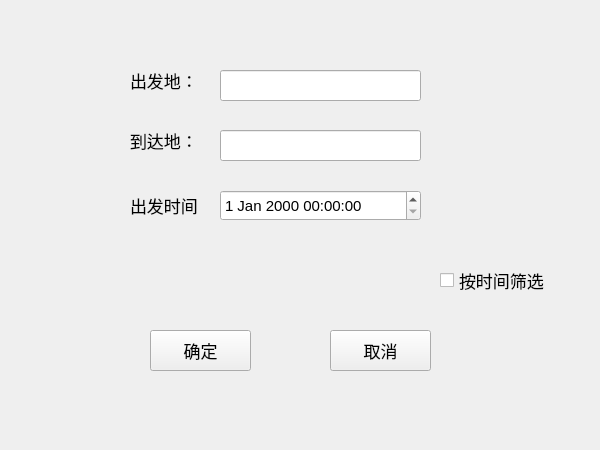
<?xml version="1.0" encoding="UTF-8"?>
<ui version="4.0">
 <class>FilterDialog</class>
 <widget class="QWidget" name="FilterDialog">
  <property name="geometry">
   <rect>
    <x>0</x>
    <y>0</y>
    <width>600</width>
    <height>450</height>
   </rect>
  </property>
  <property name="minimumSize">
   <size>
    <width>600</width>
    <height>450</height>
   </size>
  </property>
  <property name="maximumSize">
   <size>
    <width>600</width>
    <height>450</height>
   </size>
  </property>
  <property name="windowTitle">
   <string>Form</string>
  </property>
  <widget class="QPushButton" name="btn_confirm">
   <property name="geometry">
    <rect>
     <x>150</x>
     <y>330</y>
     <width>101</width>
     <height>41</height>
    </rect>
   </property>
   <property name="font">
    <font>
     <pointsize>13</pointsize>
    </font>
   </property>
   <property name="text">
    <string>确定</string>
   </property>
  </widget>
  <widget class="QPushButton" name="btn_cancel">
   <property name="geometry">
    <rect>
     <x>330</x>
     <y>330</y>
     <width>101</width>
     <height>41</height>
    </rect>
   </property>
   <property name="font">
    <font>
     <pointsize>13</pointsize>
    </font>
   </property>
   <property name="text">
    <string>取消</string>
   </property>
  </widget>
  <widget class="QCheckBox" name="checkBox_time">
   <property name="geometry">
    <rect>
     <x>440</x>
     <y>260</y>
     <width>111</width>
     <height>41</height>
    </rect>
   </property>
   <property name="font">
    <font>
     <pointsize>13</pointsize>
    </font>
   </property>
   <property name="text">
    <string>按时间筛选</string>
   </property>
  </widget>
  <widget class="QLabel" name="label_3">
   <property name="geometry">
    <rect>
     <x>130</x>
     <y>180</y>
     <width>71</width>
     <height>51</height>
    </rect>
   </property>
   <property name="font">
    <font>
     <pointsize>13</pointsize>
    </font>
   </property>
   <property name="text">
    <string>出发时间：</string>
   </property>
  </widget>
  <widget class="QDateTimeEdit" name="dateTimeEdit_depart">
   <property name="geometry">
    <rect>
     <x>220</x>
     <y>190</y>
     <width>201</width>
     <height>31</height>
    </rect>
   </property>
   <property name="font">
    <font>
     <pointsize>11</pointsize>
    </font>
   </property>
  </widget>
  <widget class="QLabel" name="label_2">
   <property name="geometry">
    <rect>
     <x>130</x>
     <y>120</y>
     <width>61</width>
     <height>41</height>
    </rect>
   </property>
   <property name="font">
    <font>
     <pointsize>13</pointsize>
    </font>
   </property>
   <property name="text">
    <string>到达地：</string>
   </property>
  </widget>
  <widget class="QLineEdit" name="lineEdit_arrive">
   <property name="geometry">
    <rect>
     <x>220</x>
     <y>130</y>
     <width>201</width>
     <height>31</height>
    </rect>
   </property>
   <property name="font">
    <font>
     <pointsize>11</pointsize>
    </font>
   </property>
  </widget>
  <widget class="QLabel" name="label">
   <property name="geometry">
    <rect>
     <x>130</x>
     <y>60</y>
     <width>61</width>
     <height>41</height>
    </rect>
   </property>
   <property name="font">
    <font>
     <pointsize>13</pointsize>
    </font>
   </property>
   <property name="text">
    <string>出发地：</string>
   </property>
  </widget>
  <widget class="QLineEdit" name="lineEdit_depart">
   <property name="geometry">
    <rect>
     <x>220</x>
     <y>70</y>
     <width>201</width>
     <height>31</height>
    </rect>
   </property>
   <property name="font">
    <font>
     <pointsize>11</pointsize>
    </font>
   </property>
  </widget>
 </widget>
 <resources/>
 <connections/>
</ui>
